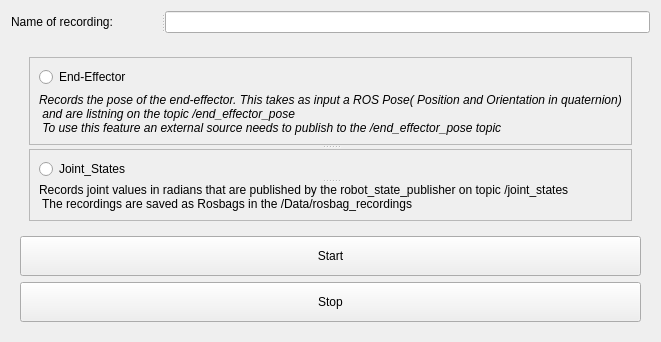
              <widget class="QWidget" name="Recording_tab">
               <attribute name="title">
                <string>Recording</string>
               </attribute>
               <layout class="QVBoxLayout" name="verticalLayout_3">
                <item>
                 <widget class="QSplitter" name="splitter_7">
                  <property name="orientation">
                   <enum>Qt::Horizontal</enum>
                  </property>
                  <widget class="QLabel" name="label_15">
                   <property name="maximumSize">
                    <size>
                     <width>150</width>
                     <height>16777215</height>
                    </size>
                   </property>
                   <property name="text">
                    <string>Name of recording:</string>
                   </property>
                  </widget>
                  <widget class="QLineEdit" name="name_recording_line_edit">
                   <property name="maximumSize">
                    <size>
                     <width>16777215</width>
                     <height>25</height>
                    </size>
                   </property>
                   <property name="text">
                    <string/>
                   </property>
                  </widget>
                 </widget>
                </item>
                <item>
                 <widget class="QFrame" name="frame_22">
                  <property name="frameShape">
                   <enum>QFrame::NoFrame</enum>
                  </property>
                  <property name="frameShadow">
                   <enum>QFrame::Raised</enum>
                  </property>
                  <layout class="QVBoxLayout" name="verticalLayout_13">
                   <item>
                    <widget class="QFrame" name="frame_23">
                     <property name="frameShape">
                      <enum>QFrame::NoFrame</enum>
                     </property>
                     <property name="frameShadow">
                      <enum>QFrame::Raised</enum>
                     </property>
                     <layout class="QGridLayout" name="gridLayout_9">
                      <item row="0" column="0">
                       <widget class="QSplitter" name="splitter_3">
                        <property name="orientation">
                         <enum>Qt::Vertical</enum>
                        </property>
                        <widget class="QFrame" name="frame_7">
                         <property name="frameShape">
                          <enum>QFrame::StyledPanel</enum>
                         </property>
                         <property name="frameShadow">
                          <enum>QFrame::Raised</enum>
                         </property>
                         <layout class="QGridLayout" name="gridLayout_8">
                          <item row="0" column="0">
                           <widget class="QRadioButton" name="rec_EE_radio_button">
                            <property name="maximumSize">
                             <size>
                              <width>16777215</width>
                              <height>40</height>
                             </size>
                            </property>
                            <property name="text">
                             <string>End-Effector</string>
                            </property>
                           </widget>
                          </item>
                          <item row="1" column="0">
                           <widget class="QLabel" name="label_2">
                            <property name="maximumSize">
                             <size>
                              <width>16777215</width>
                              <height>199</height>
                             </size>
                            </property>
                            <property name="font">
                             <font>
                              <italic>true</italic>
                             </font>
                            </property>
                            <property name="text">
                             <string>Records the pose of the end-effector. This takes as input a ROS Pose( Position and Orientation in quaternion)
 and are listning on the topic /end_effector_pose
 To use this feature an external source needs to publish to the /end_effector_pose topic</string>
                            </property>
                           </widget>
                          </item>
                         </layout>
                        </widget>
                        <widget class="QFrame" name="frame_8">
                         <property name="frameShape">
                          <enum>QFrame::StyledPanel</enum>
                         </property>
                         <property name="frameShadow">
                          <enum>QFrame::Raised</enum>
                         </property>
                         <layout class="QGridLayout" name="gridLayout_5">
                          <item row="0" column="0">
                           <widget class="QSplitter" name="splitter_9">
                            <property name="orientation">
                             <enum>Qt::Vertical</enum>
                            </property>
                            <widget class="QRadioButton" name="rec_JS_radio_button">
                             <property name="maximumSize">
                              <size>
                               <width>16777215</width>
                               <height>40</height>
                              </size>
                             </property>
                             <property name="text">
                              <string>Joint_States</string>
                             </property>
                            </widget>
                            <widget class="QLabel" name="label_3">
                             <property name="maximumSize">
                              <size>
                               <width>16777215</width>
                               <height>199</height>
                              </size>
                             </property>
                             <property name="text">
                              <string>Records joint values in radians that are published by the robot_state_publisher on topic /joint_states
 The recordings are saved as Rosbags in the /Data/rosbag_recordings </string>
                             </property>
                            </widget>
                           </widget>
                          </item>
                         </layout>
                        </widget>
                       </widget>
                      </item>
                     </layout>
                    </widget>
                   </item>
                   <item>
                    <layout class="QVBoxLayout" name="verticalLayout_4">
                     <item>
                      <widget class="QPushButton" name="start_recording_button">
                       <property name="minimumSize">
                        <size>
                         <width>0</width>
                         <height>40</height>
                        </size>
                       </property>
                       <property name="text">
                        <string>Start</string>
                       </property>
                      </widget>
                     </item>
                     <item>
                      <widget class="QPushButton" name="stop_recording_button">
                       <property name="minimumSize">
                        <size>
                         <width>0</width>
                         <height>40</height>
                        </size>
                       </property>
                       <property name="text">
                        <string>Stop</string>
                       </property>
                      </widget>
                     </item>
                    </layout>
                   </item>
                  </layout>
                 </widget>
                </item>
               </layout>
              </widget>
